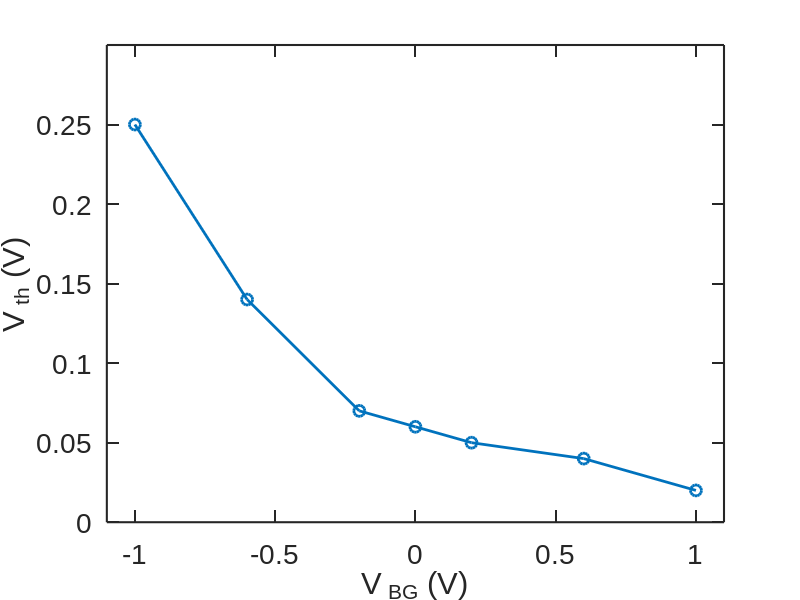

Recreate this plot in MATLAB.
clear;
close all; 

% %%%%%%%%%%%%%%%%%%%%%%%%%%%%%%%% %
% Figure settings for publications %
% %%%%%%%%%%%%%%%%%%%%%%%%%%%%%%%% %
 
% The new defaults will not take effect if there are any open figures. To
% use them, we close all figures, and then repeat the first example.

%close all;
 
% Default settings: Default + Object type + Property
 
% Object type: Line
set(0,'DefaultLineLineWidth',2);
set(0,'DefaultLineMarkerSize',8);
 
% Object type: Axes
set(0,'DefaultAxesFontName','Arial');
set(0,'DefaultAxesFontSize',20);
set(0,'DefaultAxesLineWidth',1.5);
set(0,'DefaultAxesTickLength',[0.02 0.02]);
% set(0,'DefaultAxesUnits','inches');
% set(0,'DefaultAxesOuterPosition', [0 0 7 7]);
% set(0,'DefaultAxesPosition',[1 1 5 4]); 
%%set(0,'DefaultAxesUnits','normalized');
%%set(0,'DefaultAxesOuterPosition', [0 0 1 1]);
%%set(0,'DefaultAxesPosition',[0.15 0.15 0.7 0.7]); 
 
% Object type: Text
set(0,'DefaultTextFontName','Arial');
set(0,'DefaultTextFontSize',20);
set(0,'DefaultTextInterpreter','remove')
% set(0,'DefaultTextFontName','remove');
% set(0,'DefaultTextFontSize','remove');
% set(0,'DefaultTextInterpreter','remove');
	   
map = [0, 0, 1
    0, 0.5, 0
    1, 0, 0
    0, 0.75, 0.75
    0.75, 0, 0.75
    0.25, 0.25, 0.25
	0, 0, 1];

	
%%
%%%Read data and store it in a struct
op2 = [];		

vbg = [1.0 0.6 0.2 0 -0.2 -0.6 -1.0];
vth_hp = [0.0200    0.0400    0.0500    0.0600    0.0700    0.1400    0.2500]; 
vth_lp = [0.3600	0.3600	  0.3600	0.3600	  0.3400	0.3300	  0.3300]; 

%%
%%%Visualize data stored in a struct 
%%%Data is accessed via names of the struct elements
%%%Simple preprocessing of data can be done
%sel = 2;
%1o = 6:7
%2o = 3:5
%3o = 1:2
res = [];
for sel=1:3
sel
if sel == 3
a = 6;
b = 7;
end

if sel == 2
a = 3;
b = 5;

end
if sel == 1
a = 1;
b = 2;
end

x = vbg(a:b);
y = vth_hp(a:b);

%faz o polyfit
%%p(1) : slope		
%%p(2) : constant	
p = polyfit(x,y, 1);
res(1,sel) = p(1);
res(2,sel) = (vth_hp(b)-vth_hp(a)) / (vbg(b) - vbg(a)) ;
res
end


figure
h(1) = plot(vbg,vth_hp, '-o');
xlabel('V_{\rm BG} (V)')
ylabel('V_{\rm th} (V)')

axis([-1.1 1.1 0 0.3]);
hold off;
%h(1).Color = map(1,:);


%legend({'VBG = 1.0 V','VBG = 0.6V','VBG = 0.2V','VBG = 0.0V','VBG = -0.2V','VBG = -0.6V','VBG = -1.0V'}, 'Location', 'northeast');
%legend('boxoff')
print('vth_HP', '-depsc');


pule = 0;
if pule == 1
figure
h(1) = plot(vbg,vth_lp, '-o');
xlabel('V_{\rm BG} (V)')
ylabel('V_{\rm th} (V)')
axis([-1.1 1.1 0.3 0.4]);
hold off;

print('vth_LP', '-depsc');
end